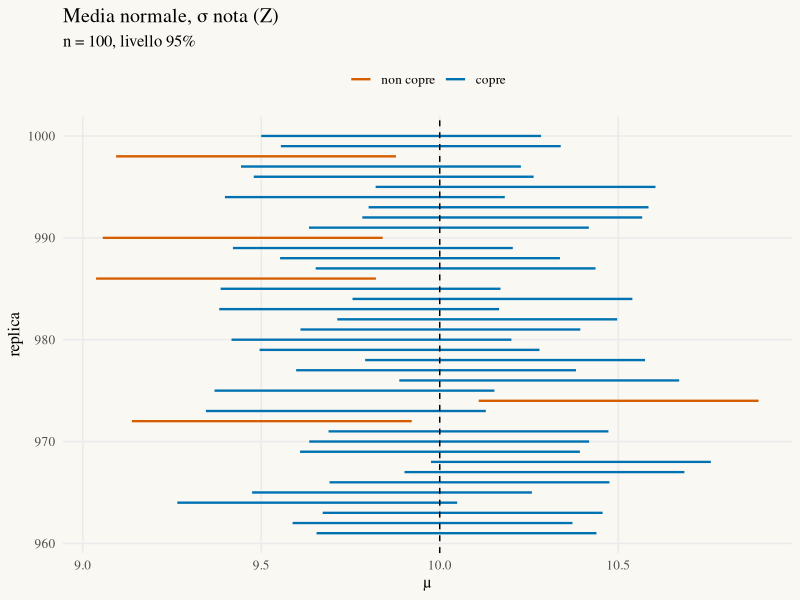

This figure's R source:
# ───────────────────────────────────────────────────────────────
# StatAtlas · Lab 08 — Intervalli di confidenza: Media normale, σ nota (Z)
# Con R ≥ 4.1 e lo stesso seed si ottengono gli stessi intervalli di StatAtlas.
# ───────────────────────────────────────────────────────────────
library(tidyverse)

set.seed(2026)
n <- 100; B <- 1000; livello <- 0.95; a <- 1 - livello
vero <- 10   # parametro vero, fisso
sigma <- 2

intervallo <- function(x) {
  z <- qnorm(1 - a / 2)
  mean(x) + c(-1, 1) * z * sigma / sqrt(n)
}

# Un nuovo campione e un nuovo intervallo per ogni replica
sim <- tibble(replica = seq_len(B)) |>
  mutate(ci = map(replica, \(r) intervallo(rnorm(n, mean = 10, sd = 2))),
         basso = map_dbl(ci, 1), alto = map_dbl(ci, 2),
         copre = basso <= vero & vero <= alto)

sim |> summarise(copertura = mean(copre), ampiezza_media = mean(alto - basso),
                 errore_mc = sqrt(copertura * (1 - copertura) / B))

# Gli ultimi 40 intervalli
theme_statatlas <- function(base_size = 12) {
  theme_minimal(base_size = base_size, base_family = "serif") +
    theme(panel.grid.minor = element_blank(), legend.position = "top",
          plot.background = element_rect(fill = "#FAF8F3", colour = NA))
}
sim |>
  slice_tail(n = 40) |>
  ggplot(aes(y = replica, xmin = basso, xmax = alto, colour = copre)) +
  geom_linerange(linewidth = 0.8) +
  geom_vline(xintercept = vero, linetype = "dashed") +
  scale_colour_manual(values = c(`TRUE` = "#0072B2", `FALSE` = "#D55E00"), labels = c(`TRUE` = "copre", `FALSE` = "non copre")) +
  labs(title = "Media normale, σ nota (Z)", subtitle = sprintf("n = %d, livello %.0f%%", n, 100 * livello), x = "μ", y = "replica", colour = NULL) +
  theme_statatlas()
